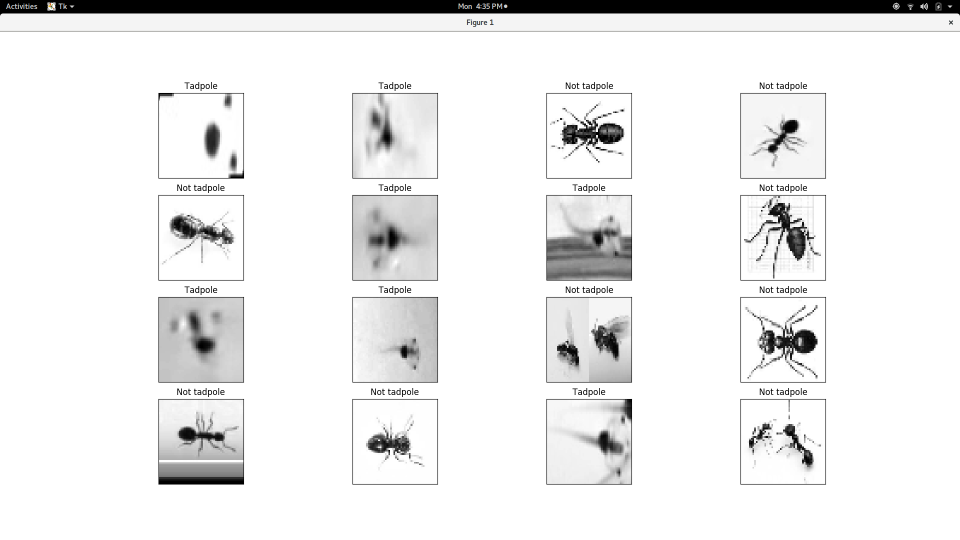
//> input picture initial_test.png, 1920 x 1080 px (shown at 1/2 size)
$ ./match_template initial_test.png yolo_detections.jpg   (built with g++ and OpenCV 4)
//> lines starting //> are read from the running program, lines starting //| are printed output that depends on the picture; after the words box and inside, x2 and y2 are one past the last pixel; in counts of white or black regions, pixels touching at a corner belong together
/**
 * @file MatchTemplate_Demo.cpp
 * @brief Sample code to use the function MatchTemplate
 * @author OpenCV team
 */

#include "opencv2/imgcodecs.hpp"
#include "opencv2/highgui.hpp"
#include "opencv2/imgproc.hpp"
#include <iostream>

using namespace std;
using namespace cv;

//! [declare]
/// Global Variables
bool use_mask;
Mat img; Mat templ; Mat mask; Mat result;
const char* image_window = "Source Image";
const char* result_window = "Result window";

int match_method;
int max_Trackbar = 5;
//! [declare]

/// Function Headers
void MatchingMethod( int, void* );

/**
 * @function main
 */
int main( int argc, char** argv )
{
  if (argc < 3)
  {
    cout << "Not enough parameters" << endl;
    cout << "Usage:\n./MatchTemplate_Demo <image_name> <template_name> [<mask_name>]" << endl;
    return -1;
  }

  //! [load_image]
  /// Load image and template
  img = imread( argv[1], IMREAD_COLOR );
//> img is the input picture: 1080 rows x 1920 cols, CV_8UC3; mean B, G, R 236.6, 236.6, 236.6
  templ = imread( argv[2], IMREAD_COLOR );
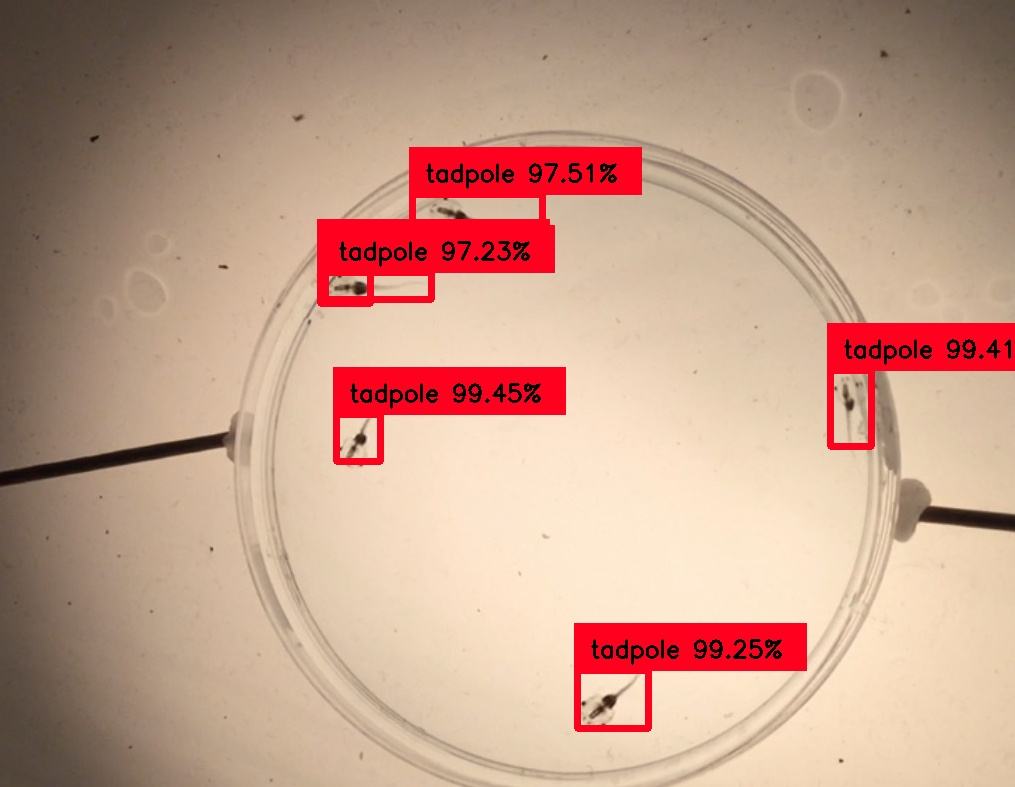
//> input picture yolo_detections.jpg, 1015 x 787 px
//> templ is the input picture: 787 rows x 1015 cols, CV_8UC3; mean B, G, R 139.5, 158.7, 197.6

  if(argc > 3) {
    use_mask = true;
    mask = imread( argv[3], IMREAD_COLOR );
  }

  if(img.empty() || templ.empty() || (use_mask && mask.empty()))
  {
    cout << "Can't read one of the images" << endl;
    return -1;
  }
  //! [load_image]

  //! [create_windows]
  /// Create windows
  namedWindow( image_window, WINDOW_AUTOSIZE );
  namedWindow( result_window, WINDOW_AUTOSIZE );
  //! [create_windows]

  //! [create_trackbar]
  /// Create Trackbar
  const char* trackbar_label = "Method: \n 0: SQDIFF \n 1: SQDIFF NORMED \n 2: TM CCORR \n 3: TM CCORR NORMED \n 4: TM COEFF \n 5: TM COEFF NORMED";
  createTrackbar( trackbar_label, image_window, &match_method, max_Trackbar, MatchingMethod );
  //! [create_trackbar]

  MatchingMethod( 0, 0 );

  //! [wait_key]
  waitKey(0);
  return 0;
  //! [wait_key]
}

/**
 * @function MatchingMethod
 * @brief Trackbar callback
 */
void MatchingMethod( int, void* )
{
  //! [copy_source]
  /// Source image to display
  Mat img_display;
  img.copyTo( img_display );
  //! [copy_source]

  //! [create_result_matrix]
  /// Create the result matrix
  int result_cols =  img.cols - templ.cols + 1;
//> result_cols = 906
  int result_rows = img.rows - templ.rows + 1;
//> result_rows = 294

  result.create( result_rows, result_cols, CV_32FC1 );
  //! [create_result_matrix]

  //! [match_template]
  /// Do the Matching and Normalize
  bool method_accepts_mask = (CV_TM_SQDIFF == match_method || match_method == CV_TM_CCORR_NORMED);
  if (use_mask && method_accepts_mask)
    { matchTemplate( img, templ, result, match_method, mask); }
  else
    { matchTemplate( img, templ, result, match_method); }
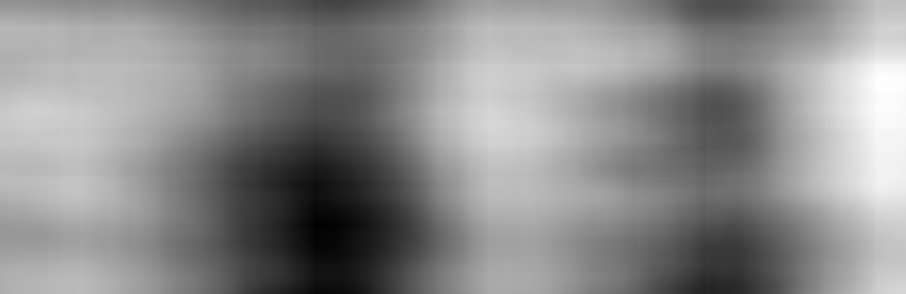
//> result: 294 rows x 906 cols, CV_32FC1; min 2.4e+10, max 2.9e+10, mean 2.67e+10; drawn with min black and max white
  //! [match_template]

  //! [normalize]
  normalize( result, result, 0, 1, NORM_MINMAX, -1, Mat() );
  //! [normalize]

  //! [best_match]
  /// Localizing the best match with minMaxLoc
  double minVal; double maxVal; Point minLoc; Point maxLoc;
  Point matchLoc;

  minMaxLoc( result, &minVal, &maxVal, &minLoc, &maxLoc, Mat() );
//> minVal = 0; maxVal = 1; minLoc = Point(317, 227); maxLoc = Point(887, 83)
  //! [best_match]

  //! [match_loc]
  /// For SQDIFF and SQDIFF_NORMED, the best matches are lower values. For all the other methods, the higher the better
  if( match_method  == TM_SQDIFF || match_method == TM_SQDIFF_NORMED )
    { matchLoc = minLoc; }
//> matchLoc = Point(317, 227)
  else
    { matchLoc = maxLoc; }
  //! [match_loc]

  //! [imshow]
  /// Show me what you got
  rectangle( img_display, matchLoc, Point( matchLoc.x + templ.cols , matchLoc.y + templ.rows ), Scalar::all(0), 2, 8, 0 );
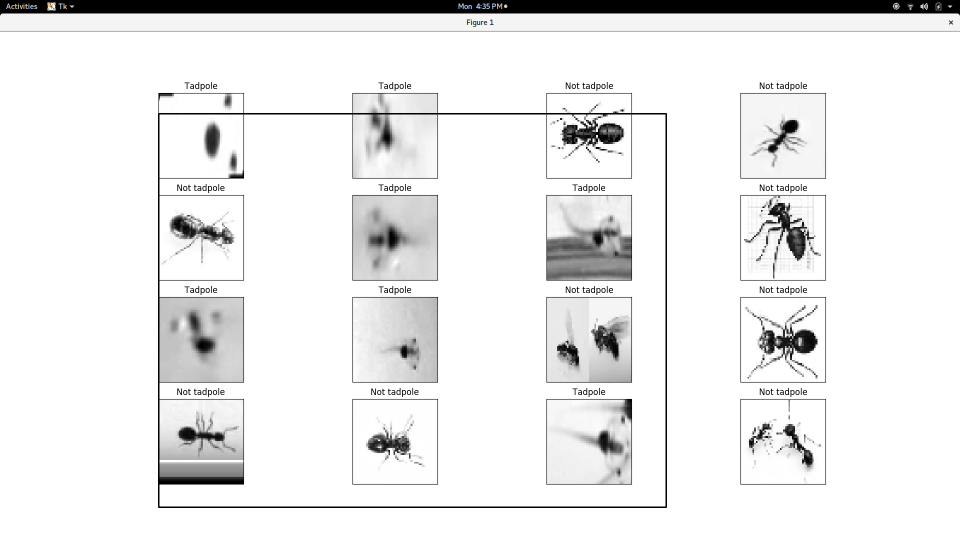
//> img_display: 1080 rows x 1920 cols, CV_8UC3 (shown at 1/2 size); 0.49% of pixels changed, all inside (x1, y1, x2, y2) = (316, 226, 1334, 1016)
  rectangle( result, matchLoc, Point( matchLoc.x + templ.cols , matchLoc.y + templ.rows ), Scalar::all(0), 2, 8, 0 );
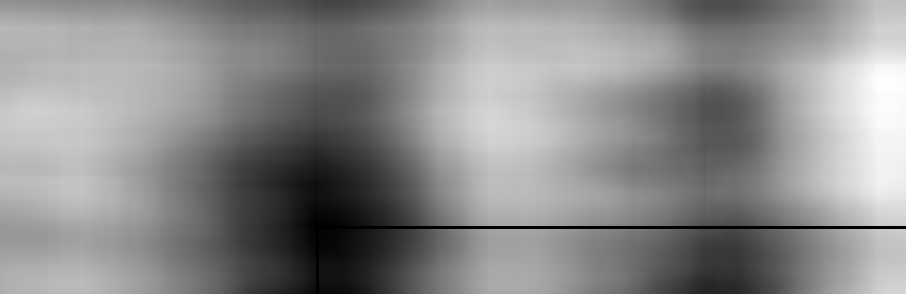
//> result: 294 rows x 906 cols, CV_32FC1; min 0, max 1, mean 0.543

  imshow( image_window, img_display );
  imshow( result_window, result );
  //! [imshow]

  return;
}
